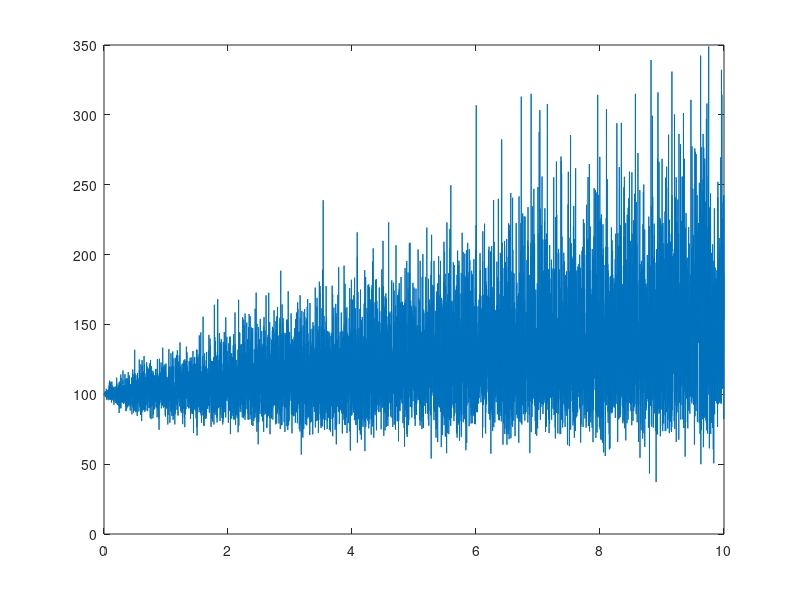

MATLAB code for this plot:

S_0 = 100;
sigma = 0.1;
r = 0.04;
W = @(t) normrnd(0, sqrt(t));
S = @(t) S_0*exp((r - (sigma^2 / 2))*t + sigma*W(t));

Y = zeros(1000, 1);
X = zeros(1000, 1);

i = 1
for t = 0:0.001:10
    X(i) = t;
    Y(i) = S(t);
    i = i + 1;
end

plot(X,Y);